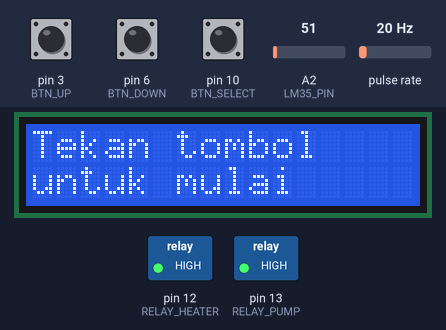
Simulated run of this sketch. Board: Arduino Uno, built with avr-gcc and run on an emulated ATmega328P. Shown: 16×2 character LCD, switched loads named in the sketch (green lamp = pin HIGH). Wiring (inferred from the names in the program): pulse sensor: data pin 7. Inputs (shaded band) come from the test bench; at power-on: pin 10 (BTN_SELECT) HIGH, pulse rate 20 Hz, pin 3 (BTN_UP) HIGH, pin 6 (BTN_DOWN) HIGH, A2 (LM35_PIN) = 51.

Above: at 2.7 s.
2.8 s: pin 10 (BTN_SELECT) pulsed LOW 5 times (0.12 s each, 0.3 s apart)
At 4.9 s:
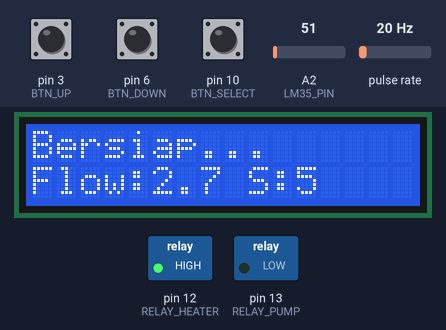
5.8 s: pin 10 (BTN_SELECT) pulled LOW for 3.2 s
At 9.3 s:
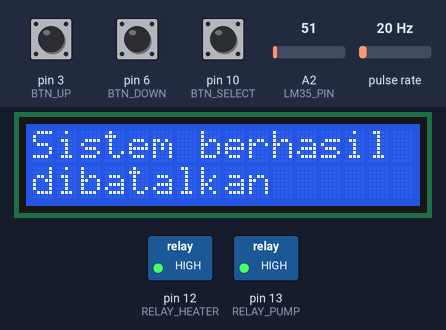
12.0 s: pin 10 (BTN_SELECT) pulled LOW for 1 s
At 12.44 s:
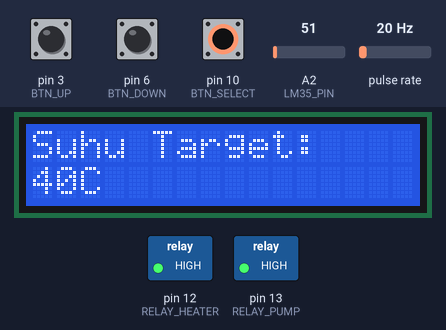
16.0 s: pulse rate (sensor on pin 7) set to 11 Hz
At 18.7 s:
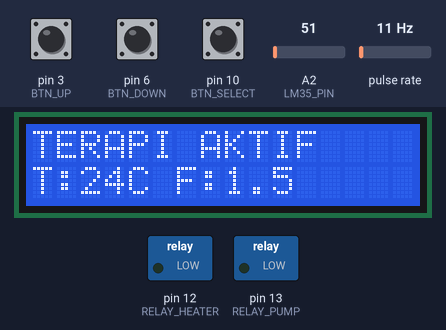
19.0 s: pulse rate (sensor on pin 7) set to 8 Hz
At 21.1 s:
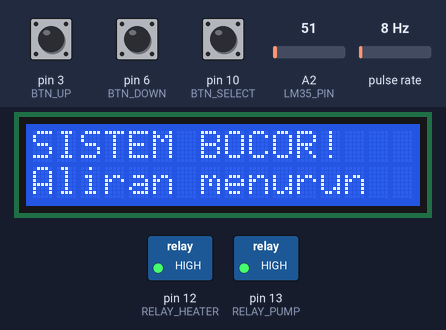
Timing chart, 0 to 22.6 s (numbered marks = the images above; inputs shaded):
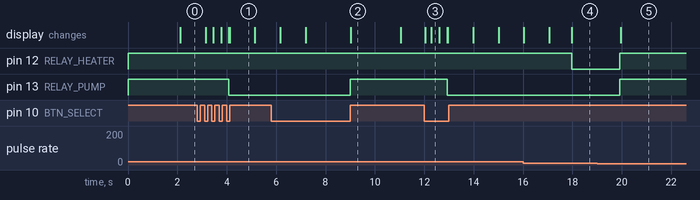

The sketch:

kompres.ino
```cpp
#include <Wire.h>
#include <LiquidCrystal_I2C.h>
#include <PinChangeInterrupt.h>  // Install dari Library Manager

// Pin definitions
#define BTN_UP 3
#define BTN_DOWN 6
#define BTN_SELECT 10
#define LM35_PIN A2
#define RELAY_PUMP 13
#define RELAY_HEATER 12
#define FLOW_SENSOR_PIN 7

bool endterapi = false;

// LCD I2C
LiquidCrystal_I2C lcd(0x27, 16, 2);

// Variables
int currentTemp = 25; // Suhu saat ini
unsigned long lastTempRead = 0;

// Temperature averaging filter
const int TEMP_SAMPLES = 10;
int tempReadings[TEMP_SAMPLES];
int tempIndex = 0;
long tempTotal = 0;
bool tempArrayFilled = false;
int tempOffset = 0;   // Offset suhu
int targetTemp = 40;  // Suhu target (40, 50, 60)
int therapyTime = 10; // Waktu terapi (10, 15, 20 menit)
int state = 0;        // State mesin
unsigned long lastButtonPress = 0;
unsigned long countdownStart = 0;
unsigned long therapyStart = 0;
unsigned long welcomeStart = 0;
unsigned long lastUpdate = 0;
bool screenNeedsUpdate = true;

// Button debouncing
bool lastBtnUp = HIGH, lastBtnDown = HIGH, lastBtnSelect = HIGH;
unsigned long lastDebounceTime = 0;
const unsigned long debounceDelay = 50;

// Long press detection
unsigned long selectPressStart = 0;
bool selectPressed = false;
const unsigned long longPressTime = 2000; // 2 detik

// Cancel message
unsigned long cancelStart = 0;

// Flow sensor variables (YF-S401)
volatile unsigned long pulseCount = 0;
float flowRate = 0;
float initialFlowRate = 0;
unsigned long flowCheckStart = 0;
bool flowStable = false;
bool therapyStarted = false;
const unsigned long flowStabilizeTime = 5000; // 5 detik
const unsigned long flowTimeoutTime = 10000; // 10 detik timeout
const float PULSES_PER_LITER = 450.0; // YF-S401 kalibrasi
const unsigned long WINDOW_MS = 1000; // 1 detik window
unsigned long lastCalcMs = 0;
unsigned long lastCount = 0;

void setup() {

  pinMode(RELAY_PUMP, OUTPUT);
  pinMode(RELAY_HEATER, OUTPUT);
  digitalWrite(RELAY_PUMP, HIGH);
  digitalWrite(RELAY_HEATER, HIGH);
  lcd.init();
  lcd.backlight();
  pinMode(BTN_UP, INPUT_PULLUP);
  pinMode(BTN_DOWN, INPUT_PULLUP);
  pinMode(BTN_SELECT, INPUT_PULLUP);

  pinMode(FLOW_SENSOR_PIN, INPUT_PULLUP);

  // Initialize temperature filter array
  for (int i = 0; i < TEMP_SAMPLES; i++) {
    tempReadings[i] = 25; // Initialize with room temperature
  }
  tempTotal = 25 * TEMP_SAMPLES;

  // Attach Pin Change Interrupt for flow sensor (YF-S401) - pin 7
  attachPCINT(digitalPinToPCINT(FLOW_SENSOR_PIN), flowISR, FALLING);
  lastCalcMs = millis();

  // Welcome screen
  lcd.print("SISTEM TERAPI");
  lcd.setCursor(0, 1);
  lcd.print("KOMPRES PANAS");
  welcomeStart = millis();
  state = 0;
}

void loop() {
  // Update temperature every 500ms
  if (millis() - lastTempRead >= 500) {
    readTemperature();
    lastTempRead = millis();
  }

  // Control heater during therapy
  if (state == 6) {
    controlHeater();
    checkFlowRate();
  }

  // Calculate flow rate every second
  unsigned long now = millis();
  if (now - lastCalcMs >= WINDOW_MS) {
    calculateFlowRate(now);
  }

  switch(state) {
    case 0: handleWelcome(); break;
    case 1: handlePressAnyKey(); break;
    case 2: handleTempAdjust(); break;
    case 3: handleTargetTemp(); break;
    case 4: handleTherapyTime(); break;
    case 5: handleCountdown(); break;
    case 6: handleTherapy(); break;
    case 7: handleCancelMessage(); break;
  }
}

void handleWelcome() {
  if (millis() - welcomeStart >= 2000) {
    state = 1;
    showPressAnyKey();
  }
}

void showPressAnyKey() {
  lcd.clear();
  lcd.print("Tekan tombol");
  lcd.setCursor(0, 1);
  lcd.print("untuk mulai");
}

void handlePressAnyKey() {
  if (digitalRead(BTN_SELECT) == HIGH && digitalRead(BTN_UP) == HIGH && digitalRead(BTN_DOWN) == HIGH) {
    if (buttonPressed() && millis() - lastButtonPress > 300) {
      state = 2;
      showTempAdjust();
      lastButtonPress = millis();
    }
  }
}

void showTempAdjust() {
  lcd.clear();
  lcd.print("Atur Suhu Saat:");
  updateTempDisplay();
}

void handleTempAdjust() {
  // Update display every 500ms for realtime temperature
  static unsigned long lastTempUpdate = 0;
  if (millis() - lastTempUpdate >= 500) {
    updateTempDisplay();
    lastTempUpdate = millis();
  }

  if (millis() - lastButtonPress > 200) {
    if (digitalRead(BTN_UP) == LOW) {
      tempOffset++;
      updateTempDisplay();
      lastButtonPress = millis();
    }
    else if (digitalRead(BTN_DOWN) == LOW) {
      tempOffset--;
      updateTempDisplay();
      lastButtonPress = millis();
    }
    else if (digitalRead(BTN_SELECT) == LOW) {
      state = 3;
      showTargetTemp();
      lastButtonPress = millis();
    }
  }
}

void updateTempDisplay() {
  // Debug: show raw ADC value
  int rawADC = analogRead(LM35_PIN);

  lcd.setCursor(0, 1);
  lcd.print("                ");
  lcd.setCursor(0, 1);
  lcd.print(currentTemp + tempOffset);
  lcd.print("C ADC:");
  lcd.print(rawADC);
}

void showTargetTemp() {
  lcd.clear();
  lcd.print("Suhu Target:");
  updateTargetDisplay();
}

void handleTargetTemp() {
  if (millis() - lastButtonPress > 300) {
    if (digitalRead(BTN_UP) == LOW) {
      if (targetTemp == 40) targetTemp = 50;
      else if (targetTemp == 50) targetTemp = 60;
      else targetTemp = 40;
      updateTargetDisplay();
      lastButtonPress = millis();
    }
    else if (digitalRead(BTN_DOWN) == LOW) {
      if (targetTemp == 60) targetTemp = 50;
      else if (targetTemp == 50) targetTemp = 40;
      else targetTemp = 60;
      updateTargetDisplay();
      lastButtonPress = millis();
    }
    else if (digitalRead(BTN_SELECT) == LOW) {
      state = 4;
      showTherapyTime();
      lastButtonPress = millis();
    }
  }
}

void updateTargetDisplay() {
  lcd.setCursor(0, 1);
  lcd.print("                ");
  lcd.setCursor(0, 1);
  lcd.print(targetTemp);
  lcd.print("C");
}

void showTherapyTime() {
  lcd.clear();
  lcd.print("Waktu Terapi:");
  updateTimeDisplay();
}

void handleTherapyTime() {
  if (millis() - lastButtonPress > 300) {
    if (digitalRead(BTN_UP) == LOW) {
      if (therapyTime == 10) therapyTime = 15;
      else if (therapyTime == 15) therapyTime = 20;
      else therapyTime = 10;
      updateTimeDisplay();
      lastButtonPress = millis();
    }
    else if (digitalRead(BTN_DOWN) == LOW) {
      if (therapyTime == 20) therapyTime = 15;
      else if (therapyTime == 15) therapyTime = 10;
      else therapyTime = 20;
      updateTimeDisplay();
      lastButtonPress = millis();
    }
    else if (digitalRead(BTN_SELECT) == LOW) {
      state = 5;
      countdownStart = millis();
      showCountdown();
      lastButtonPress = millis();
    }
  }
}

void updateTimeDisplay() {
  lcd.setCursor(0, 1);
  lcd.print("                ");
  lcd.setCursor(0, 1);
  lcd.print(therapyTime);
  lcd.print(" menit");
}

void showCountdown() {
  lcd.clear();
  lcd.print("Bersiap...");
  // Turn on pump during countdown
  digitalWrite(RELAY_PUMP, LOW);
  // Reset flow monitoring
  flowStable = false;
  therapyStarted = false;
  flowCheckStart = millis();
  pulseCount = 0;
  lastCount = 0;
  initialFlowRate = 0;
  lastCalcMs = millis();
}

void handleCountdown() {
  // Check for long press to cancel
  if (checkLongPress()) {
    // Wait until all buttons released
    while (digitalRead(BTN_SELECT) == LOW || digitalRead(BTN_UP) == LOW || digitalRead(BTN_DOWN) == LOW) {}
    // Turn off pump when cancelled
    digitalWrite(RELAY_PUMP, HIGH);
    showCancelMessage();
    return;
  }

  // Check flow sensor timeout (10 detik) - hanya jika benar-benar tidak ada aliran
  if (millis() - flowCheckStart > flowTimeoutTime && flowRate == 0) {
    digitalWrite(RELAY_PUMP, HIGH);
    lcd.clear();
    lcd.print("Pompa bermasalah");
    lcd.setCursor(0, 1);
    lcd.print("Tidak ada aliran");
    delay(3000);
    showCancelMessage();
    return;
  }

  // Check if flow is stable for 5 seconds
  if (flowRate > 0 && !flowStable) {
    if (initialFlowRate == 0) {
      initialFlowRate = flowRate;
      flowCheckStart = millis();
    }
    if (millis() - flowCheckStart >= flowStabilizeTime) {
      flowStable = true;
      therapyStart = millis();
      state = 6;
      showTherapy();
      return;
    }
  }

  // Display flow status with flow rate
  if (millis() - lastUpdate >= 1000) {
    lcd.setCursor(0, 1);
    lcd.print("                ");
    lcd.setCursor(0, 1);
    if (flowRate == 0) {
      lcd.print("Flow: 0.0 L/min");
    } else if (!flowStable) {
      int remaining = (flowStabilizeTime - (millis() - flowCheckStart)) / 1000;
      lcd.print("Flow:");
      lcd.print(flowRate, 1);
      lcd.print(" S:");
      lcd.print(remaining + 1);
    }
    lastUpdate = millis();
  }
}

void showTherapy() {
  lcd.clear();
  lcd.print("TERAPI AKTIF");
  updateTherapyDisplay();
}

void updateTherapyDisplay() {
  lcd.setCursor(0, 1);
  lcd.print("                ");
  lcd.setCursor(0, 1);
  // Show temperature and flow
  lcd.print("T:");
  lcd.print(currentTemp + tempOffset);
  lcd.print("C F:");
  lcd.print(flowRate, 1);
}


void handleTherapy() {
  // Check for long press to stop therapy
  if (checkLongPress()) {
    // Wait until all buttons released
    while (digitalRead(BTN_SELECT) == LOW || digitalRead(BTN_UP) == LOW || digitalRead(BTN_DOWN) == LOW) {}

    // Turn off all relays
    digitalWrite(RELAY_PUMP, HIGH);
    digitalWrite(RELAY_HEATER, HIGH);

    tempOffset = 0;
    targetTemp = 40;
    therapyTime = 10;
    showCancelMessage();
    return;
  }

  // Check for flow rate drop (leak detection)
  if (flowRate < initialFlowRate / 2 && endterapi == false) {
    digitalWrite(RELAY_PUMP, HIGH);
    digitalWrite(RELAY_HEATER, HIGH);
    lcd.clear();
    lcd.print("SISTEM BOCOR!");
    lcd.setCursor(0, 1);
    lcd.print("Aliran menurun");
    delay(3000);
    tempOffset = 0;
    targetTemp = 40;
    therapyTime = 10;
    showCancelMessage();
    return;
  }

  unsigned long elapsed = millis() - therapyStart;
  unsigned long totalTime = therapyTime * 60000UL;
  unsigned long remaining = totalTime - elapsed;

  if (remaining > 0 && endterapi== false) {
    if (millis() - lastUpdate >= 1000) {
      int minutes = remaining / 60000;
      int seconds = (remaining % 60000) / 1000;

      // Alternate display every 3 seconds
      static bool showTimer = true;
      static unsigned long displayToggle = 0;

      if (millis() - displayToggle >= 3000) {
        showTimer = !showTimer;
        displayToggle = millis();
      }

      lcd.setCursor(0, 1);
      lcd.print("                ");
      lcd.setCursor(0, 1);

      if (showTimer) {
        // Show remaining time
        lcd.print("Sisa: ");
        if (minutes < 10) lcd.print("0");
        lcd.print(minutes);
        lcd.print(":");
        if (seconds < 10) lcd.print("0");
        lcd.print(seconds);
      } else {
        // Show temperature and flow
        lcd.print("T:");
        lcd.print(currentTemp + tempOffset);
        lcd.print("C F:");
        lcd.print(flowRate, 1);
      }
      lastUpdate = millis();
    }
  } else {
    // Turn off all relays immediately when therapy time is up
    digitalWrite(RELAY_PUMP, HIGH);
    digitalWrite(RELAY_HEATER, HIGH);

    // Auto return to idle after 3 seconds
    static unsigned long therapyEndTime = 0;
    if (screenNeedsUpdate) {
      lcd.clear();
      endterapi = true;
      lcd.print("TERAPI SELESAI");
      lcd.setCursor(0, 1);
      lcd.print("Kembali ke menu");
      screenNeedsUpdate = false;
      therapyEndTime = millis();
    }

    // Auto return to start after 3 seconds or button press
    if (millis() - therapyEndTime >= 3000 || (buttonPressed() && millis() - lastButtonPress > 300)) {
      state = 1;
      tempOffset = 0;
      targetTemp = 40;
      therapyTime = 10;
      endterapi = false;
      screenNeedsUpdate = true;
      showPressAnyKey();
      lastButtonPress = millis();
    }
  }
}

bool buttonPressed() {
  return (digitalRead(BTN_UP) == LOW ||
          digitalRead(BTN_DOWN) == LOW ||
          digitalRead(BTN_SELECT) == LOW);
}

bool readButton(int pin, bool &lastState) {
  bool reading = digitalRead(pin);
  if (reading != lastState) {
    lastDebounceTime = millis();
  }
  if ((millis() - lastDebounceTime) > debounceDelay) {
    if (reading != lastState) {
      lastState = reading;
      return (reading == LOW); // Return true on press
    }
  }
  return false;
}

bool checkLongPress() {
  if (digitalRead(BTN_SELECT) == LOW) {
    if (!selectPressed) {
      selectPressStart = millis();
      selectPressed = true;
    }
    if (millis() - selectPressStart >= longPressTime) {
      selectPressed = false;
      return true;
    }
  } else {
    selectPressed = false;
  }
  return false;
}

void showCancelMessage() {
  lcd.clear();
  lcd.print("Sistem berhasil");
  lcd.setCursor(0, 1);
  lcd.print("dibatalkan");
  cancelStart = millis();
  state = 7;
}

void handleCancelMessage() {
  if (millis() - cancelStart >= 2000) {
    state = 1;
    lastButtonPress = millis() + 500;
    showPressAnyKey();
  }
}

void readTemperature() {
  // Single read - no delay for non-blocking
  int sensorValue = analogRead(LM35_PIN);

  // 1°C = 10mV (sesuai datasheet)
  // 5V / 1023 = 4.883 mV (5V = tegangan referensi, 1023 = resolusi 10 bit)
  float temp_val = (sensorValue * 4.88);      /* Convert adc value to equivalent voltage */
  temp_val = (temp_val/10);

  int rawTemp = (int)temp_val;

  // Apply moving average filter
  tempTotal = tempTotal - tempReadings[tempIndex];
  tempReadings[tempIndex] = rawTemp;
  tempTotal = tempTotal + tempReadings[tempIndex];
  tempIndex = (tempIndex + 1) % TEMP_SAMPLES;

  // Check if array is filled for the first time
  if (tempIndex == 0 && !tempArrayFilled) {
    tempArrayFilled = true;
  }

  // Calculate average only if we have enough samples
  if (tempArrayFilled) {
    currentTemp = tempTotal / TEMP_SAMPLES;
  } else {
    // Use simple average for initial readings
    int validSamples = (tempIndex == 0) ? TEMP_SAMPLES : tempIndex;
    currentTemp = tempTotal / validSamples;
  }
}

void controlHeater() {
  int actualTemp = currentTemp + tempOffset;

  if (actualTemp < targetTemp) {
    digitalWrite(RELAY_HEATER, LOW); // Turn on heater
  }
  else if (actualTemp >= targetTemp + 2) {
    digitalWrite(RELAY_HEATER, HIGH); // Turn off heater
  }
}

void flowISR() {
  pulseCount++;
}

void calculateFlowRate(unsigned long now) {
  // Ambil delta pulsa dalam jendela waktu
  unsigned long countNow = pulseCount;
  unsigned long delta = countNow - lastCount;
  lastCount = countNow;

  // Hitung volume pada jendela (dalam liter)
  float windowSeconds = (now - lastCalcMs) / 1000.0;
  float litersWindow = delta / PULSES_PER_LITER;

  // L/min
  if (windowSeconds > 0) {
    flowRate = litersWindow * (60.0 / windowSeconds);
  }

  // Geser jendela
  lastCalcMs = now;
}

void checkFlowRate() {
  // Monitor flow rate during therapy
  if (initialFlowRate > 0) {
    // Only check flow rate if therapy is still running (not finished)
    unsigned long elapsed = millis() - therapyStart;
    unsigned long totalTime = therapyTime * 60000UL;

    if (elapsed < totalTime && flowRate < (initialFlowRate * 0.5)) {
      // Flow rate too low - ada masalah (bocor, sumbatan, dll)
      digitalWrite(RELAY_PUMP, HIGH);
      digitalWrite(RELAY_HEATER, HIGH);
      lcd.clear();
      lcd.print("ALIRAN BERMASALAH");
      lcd.setCursor(0, 1);
      lcd.print("Awal:");
      lcd.print(initialFlowRate, 1);
      lcd.print(" Kini:");
      lcd.print(flowRate, 1);
      delay(4000);

      // Reset and go to cancel message
      tempOffset = 0;
      targetTemp = 40;
      therapyTime = 10;
      showCancelMessage();
    }
  }
}
```

Measured:
- the behaviour switches between 10 and 9 Hz on pulse rate (sensor on pin 7) (found by bisection; images 4 and 5)
- after the input at 2.8 s, pin 13 (RELAY_PUMP): HIGH → LOW after 1.3 s; the display: first changes after 0.34 s (image 1 shows a later state)
- after the input at 5.8 s, pin 12 (RELAY_HEATER): stays HIGH (without the input it goes to LOW after 3.3 s); pin 13 (RELAY_PUMP): LOW → HIGH after 3.2 s
- after the input at 12.0 s, pin 13 (RELAY_PUMP): HIGH → LOW after 0.93 s; the display: first changes at once (image 3 shows a later state)
- after the input at 19.0 s, pin 12 (RELAY_HEATER), pin 13 (RELAY_PUMP): LOW → HIGH after 0.93 s; the display: changes after 0.96 s (image 5)
- what the display in image 2 shows lasts 2.1 s, from 9.0 s to 11.1 s
